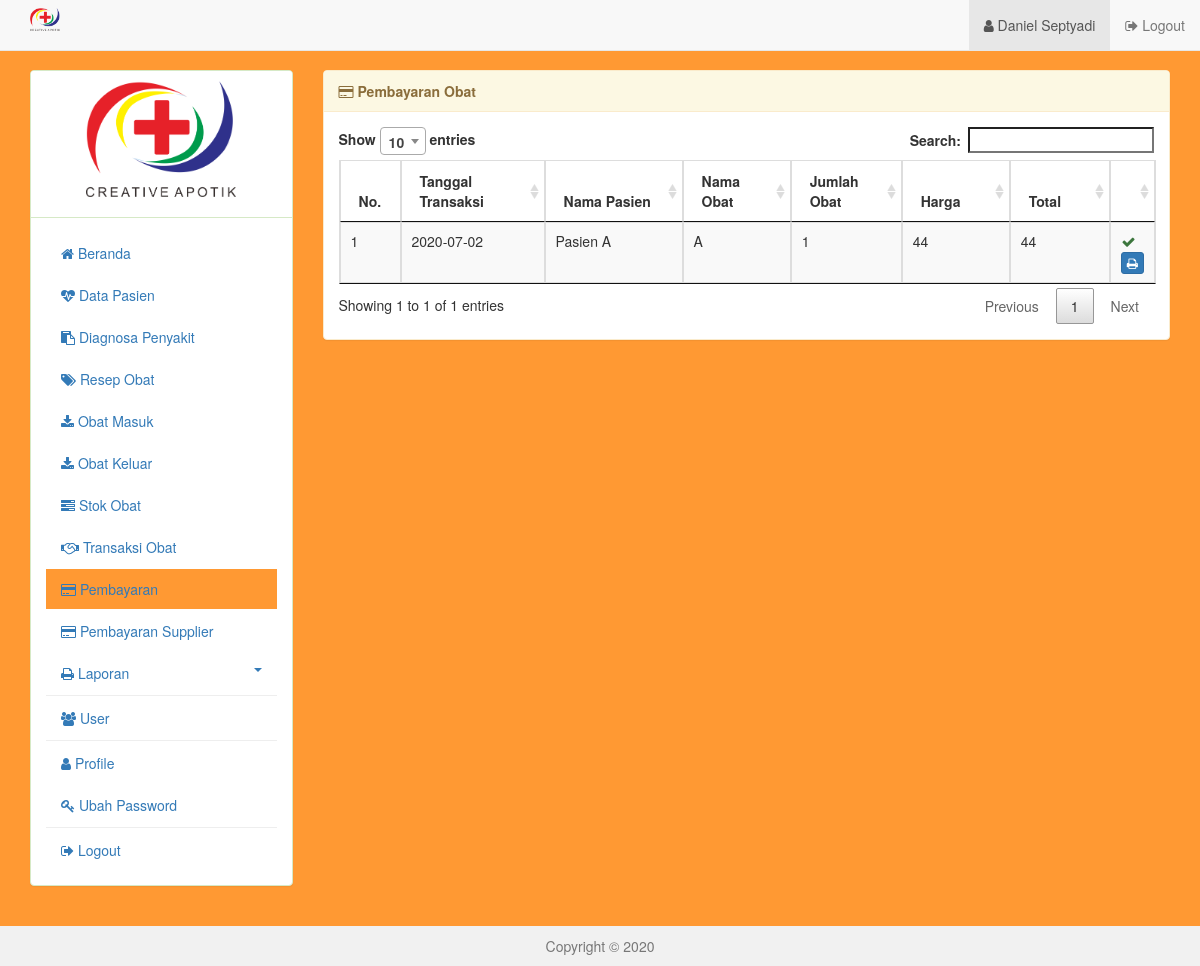
Before: /users?menu=pembayaran (signed in) with the older database file.
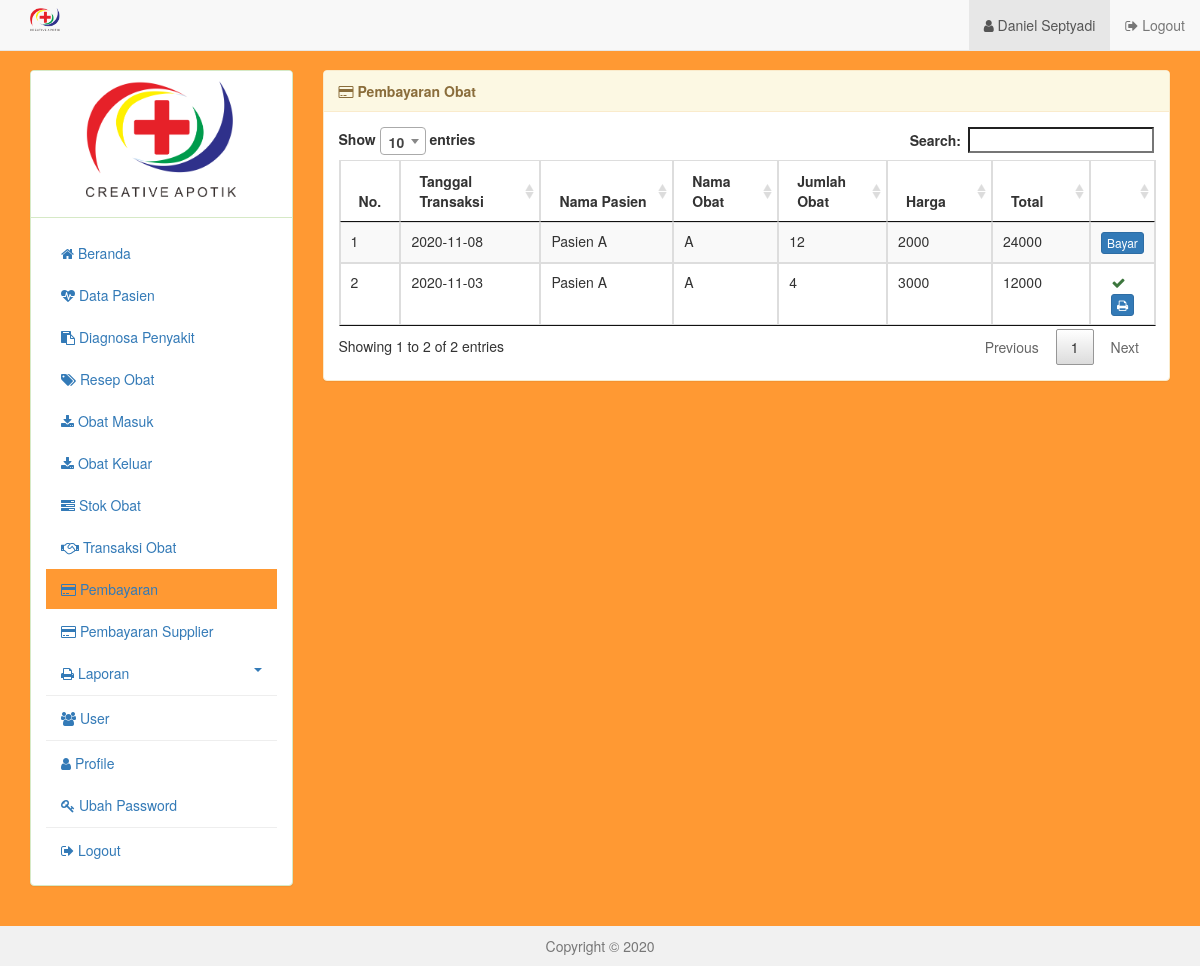
After: the same page with the newer database file.
### tables this page shows
CREATE TABLE `tbl_transaksi` (
  `id_transaksi` int(10) NOT NULL,
  `id_pasien` int(10) DEFAULT NULL,
  `id_resep` int(10) DEFAULT NULL,
  `id_stok` int(10) DEFAULT NULL,
  `tanggal_transaksi` date DEFAULT NULL
);

CREATE TABLE `tbl_pasien` (
  `id_pasien` int(11) NOT NULL,
  `nama_pasien` varchar(30) DEFAULT NULL,
  `tempat_lahir` varchar(15) DEFAULT NULL,
  `tanggal_lahir` date DEFAULT NULL,
  `jk_pasien` char(1) DEFAULT NULL,
  `umur_pasien` int(3) DEFAULT NULL,
  `alamat_pasien` text DEFAULT NULL,
  `agama` varchar(10) DEFAULT NULL,
  `tlp_pasien` varchar(15) DEFAULT NULL
);

CREATE TABLE `tbl_resep` (
  `id_resep` int(10) NOT NULL,
  `id_pasien` int(10) DEFAULT NULL,
  `id_dokter` int(10) DEFAULT NULL,
  `tanggal_resep` date DEFAULT NULL,
  `nama_obat` varchar(30) DEFAULT NULL,
  `jenis_obat` varchar(5) DEFAULT NULL,
  `keterangan` text DEFAULT NULL
);

CREATE TABLE `tbl_obat_keluar` (
  `id_keluar` int(10) NOT NULL,
  `id_stok` int(10) DEFAULT NULL,
  `id_transaksi` int(10) DEFAULT NULL,
  `tanggal_keluar` date DEFAULT NULL,
  `jumlah_keluar` int(10) DEFAULT NULL
);

CREATE TABLE `tbl_stok` (
  `id_stok` int(10) NOT NULL,
  `id_masuk` int(10) DEFAULT NULL,
  `jumlah_obat` int(8) DEFAULT NULL,
  `harga_jual` int(8) DEFAULT NULL,
  `harga_satuan` int(8) DEFAULT NULL
);

### users/pembayaran/tabel.php (the view, shortened to what this page needs)
<?php
$cek_data = mysqli_query($con, "SELECT * FROM tbl_transaksi
  INNER JOIN tbl_pasien ON tbl_pasien.id_pasien=tbl_transaksi.id_pasien
  INNER JOIN tbl_resep ON tbl_resep.id_resep=tbl_transaksi.id_resep
  INNER JOIN tbl_stok ON tbl_stok.id_stok=tbl_transaksi.id_stok
  ORDER BY tbl_transaksi.id_transaksi DESC");
?>
<table id="data_tables" class="table table-bordered table-striped table-hover" width="100%">
  <thead>
    <tr>
      <th width="1%">No.</th>
      <th width="20%">Tanggal Transaksi</th>
      <th width="20%">Nama Pasien</th>
      <th width="15%">Nama Obat</th>
      <th width="15%">Jumlah Obat</th>
      <th width="15%">Harga</th>
      <th width="19%">Total</th>
      <th width="10%"></th>
    </tr>
  </thead>
  <tbody>
    <?php
    $no=1;
    while ($baris = mysqli_fetch_array($cek_data)) {
      $q_bayar = mysqli_query($con, "SELECT * FROM tbl_pembayaran WHERE id_transaksi='$baris[id_transaksi]'");
      $bayar = mysqli_num_rows($q_bayar);
      $query = mysqli_query($con, "SELECT jumlah_keluar FROM tbl_obat_keluar WHERE id_stok='".$baris['id_stok']."'");
      $jml_obat = mysqli_fetch_array($query);
      ?>
      <tr>
        <td><?php echo $no++; ?></td>
        <td><?php echo $baris['tanggal_transaksi']; ?></td>
        <td><?php echo $baris['nama_pasien']; ?></td>
        <td><?php echo $baris['nama_obat']; ?></td>
        <td><?php echo $jml_obat['jumlah_keluar']; ?></td>
        <td><?php echo $baris['harga_satuan']; ?></td>
        <td><?php echo $jml_obat['jumlah_keluar'] * $baris['harga_satuan']; ?></td>
        <td class="text-center">
          <?php if ($bayar==0){ ?>
            <a href="users?menu=pembayaran&aksi=tambah&id=<?php echo $baris['id_transaksi']; ?>" class="btn btn-primary btn-xs" title="Bayar">Bayar</a>
          <?php }else{
            $id_bayar = mysqli_fetch_array($q_bayar)['id_bayar'];
            ?>
            <i class="fa fa-check text-success"></i>
            <a href="users/laporan/pembayaran.php?id=<?php echo $id_bayar; ?>" class="btn btn-primary btn-xs" title="Cetak" target="_blank"><i class="fa fa-print"></i> </a>
          <?php } ?>
        </td>
      </tr>
    <?php
    } ?>
  </tbody>
</table>

### users/pembayaran/index.php (shortened to what this page needs)
<div class="panel panel-warning">
  <div class="panel-heading">
    <b><i class="fa fa-credit-card"></i> Pembayaran Obat</b>
  </div>
  <div class="panel-body">
    <?php
    if ($_GET['aksi']=='tambah'){
      include "tambah.php";
    }else{
      include "tabel.php";
    } ?>
  </div>
</div>

Changed rows visible on the page:
removed tbl_transaksi: tanggal_transaksi "2020-07-02", id_pasien.nama_pasien "Pasien A", id_resep.nama_obat "A", tbl_obat_keluar.jumlah_keluar "1", id_stok.harga_satuan "44", tbl_obat_keluar.jumlah_keluar "44"
added tbl_transaksi: tanggal_transaksi "2020-11-08", id_pasien.nama_pasien "Pasien A", id_resep.nama_obat "A", tbl_obat_keluar.jumlah_keluar "12", id_stok.harga_satuan "2000", tbl_obat_keluar.jumlah_keluar "24000"
added tbl_transaksi: tanggal_transaksi "2020-11-03", id_pasien.nama_pasien "Pasien A", id_resep.nama_obat "A", tbl_obat_keluar.jumlah_keluar "4", id_stok.harga_satuan "3000", tbl_obat_keluar.jumlah_keluar "12000"
Other visible differences:
text written by a page script: "Show 10 entries Search: Showing 1 to 1 of 1 entries Previous 1 Next" → "Show 10 entries Search: Showing 1 to 2 of 2 entries Previous 1 Next"
